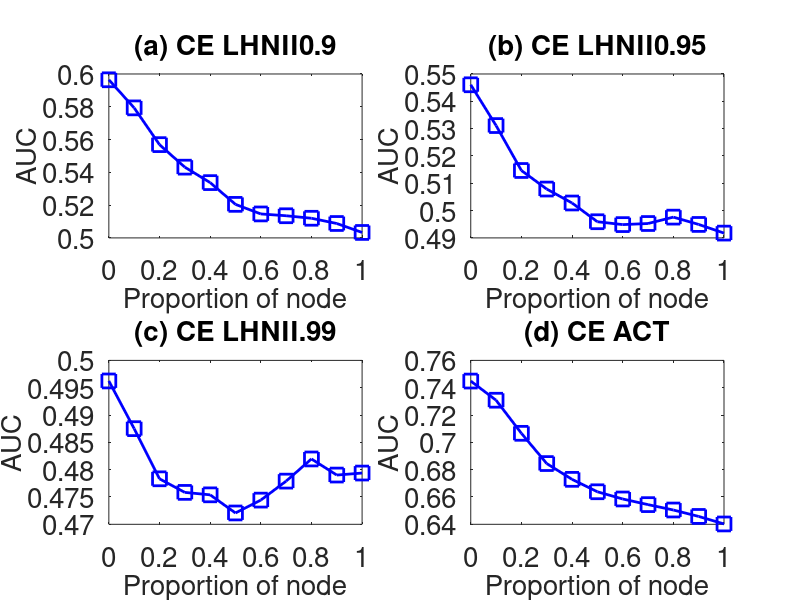

This figure's MATLAB source:
subplot(2,2,1);
x=0:0.1:1;
y=[0.596458	0.579322	0.556902	0.54316	0.533734	0.52046	0.514618	0.51351	0.51198	0.508786	0.503324
];
plot(x,y,'-bs','LineWidth',2,'MarkerSize',10);
set(gca,'FontSize',20);
xlabel('Proportion of node','fontsize',20);
ylabel('AUC','fontsize',20);
title('(a) CE LHNII0.9','fontsize',20);

subplot(2,2,2);
x=0:0.1:1;
y=[0.546048	0.53112	0.514672	0.50788	0.502776	0.495916	0.494866	0.495266	0.497604	0.494926	0.491756
];
plot(x,y,'-bs','LineWidth',2,'MarkerSize',10);
set(gca,'FontSize',20);
xlabel('Proportion of node','fontsize',20);
ylabel('AUC','fontsize',20);
title('(b) CE LHNII0.95','fontsize',20);

subplot(2,2,3);
x=0:0.1:1;
y=[0.496236	0.487504	0.478328	0.475842	0.475394	0.472076	0.474428	0.477904	0.48196	0.479014	0.479382
];
plot(x,y,'-bs','LineWidth',2,'MarkerSize',10);
set(gca,'FontSize',20);
xlabel('Proportion of node','fontsize',20);
ylabel('AUC','fontsize',20);
title('(c) CE LHNII.99','fontsize',20);


subplot(2,2,4);
x=0:0.1:1;
y=[0.744868	0.73084	0.706612	0.684474	0.672916	0.66382	0.65854	0.654412	0.650468	0.645766	0.640256
];
plot(x,y,'-bs','LineWidth',2,'MarkerSize',10);
set(gca,'FontSize',20);
xlabel('Proportion of node','fontsize',20);
ylabel('AUC','fontsize',20);
title('(d) CE ACT','fontsize',20);
